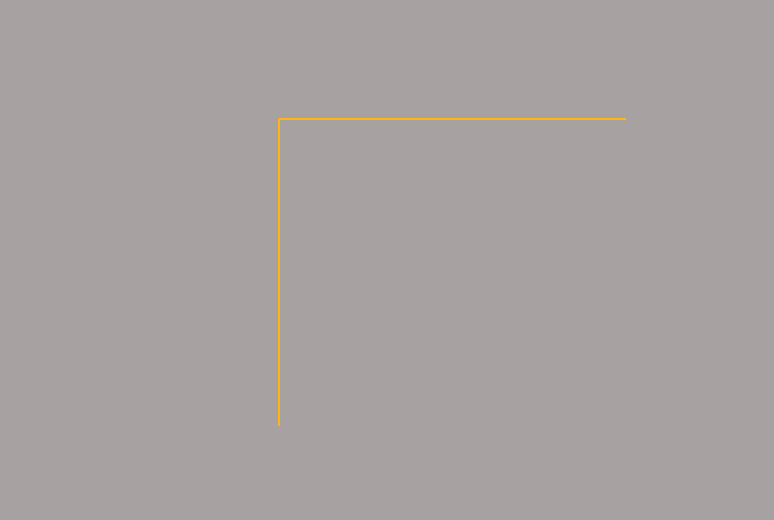
#> input picture resources/env_sdf/stadium_grass.jpg, 774 x 520 px, given in place of the camera
$ python line_follow_main.py   (older library calls are emulated)
#> lines starting #> are read from the running program, lines starting #| are printed output that depends on the picture; after the words box and inside, x2 and y2 are one past the last pixel; in counts of white or black regions, pixels touching at a corner belong together
import cv2, json, os
import numpy as np # Import the NumPy scientific computing library
os.chdir(os.path.dirname(os.path.realpath(__file__)))
from pyzbar import pyzbar
# Author: Addison Sears-Collins
# https://automaticaddison.com
# Description: A collection of methods to detect help with edge detection
with open("thresh_data.json", 'r') as f:
#> (reads src/stereo_robot/camera_utils/line_follow/thresh_data.json from the repository)
    thresh_data = json.load(f)
    thresh_HI = thresh_data['bounds_HI']
    thresh_LO = thresh_data['bounds_LO']

with open("ROI_JSON.json", 'r') as f:
#> (reads src/stereo_robot/camera_utils/line_follow/ROI_JSON.json from the repository)
    ROI_data = json.load(f)
    BL,TL,TR,BR = ROI_data['ROI_POINTS']
    ROI_POINTS = np.float32([TL,BL,BR,TR,])


def perspective_transform(frame,orig_frame_shape,roi_points,desired_roi_points):
    """
    Perform the perspective transform.
    :param: frame Current frame
    :param: plot Plot the warped image if True
    :return: Bird's eye view of the current lane
    """
    # Calculate the transformation matrix
    transformation_matrix = cv2.getPerspectiveTransform(
      roi_points, desired_roi_points)

    # Calculate the inverse transformation matrix
    inv_transformation_matrix = cv2.getPerspectiveTransform(
      desired_roi_points, roi_points)

    # Perform the transform using the transformation matrix
    warped_frame = cv2.warpPerspective(
      frame, transformation_matrix, orig_frame_shape, flags=(
     cv2.INTER_LINEAR))

#     (thresh, binary_warped) = cv2.threshold(
#       warped_frame, 127, 255, cv2.THRESH_BINARY)
#     warped_frame = binary_warped

    return warped_frame,inv_transformation_matrix

def get_line_markings(orig_frame):
    """
    Isolates lane lines.

      :param frame: The camera frame that contains the lanes we want to detect
    :return: Binary (i.e. black and white) image containing the lane lines.
    """
    hsv = cv2.cvtColor(orig_frame, cv2.COLOR_BGR2HSV)
    lower_yellow = np.array(thresh_LO)
    upper_yellow = np.array(thresh_HI)
    yellow_mask = cv2.inRange(hsv, lower_yellow, upper_yellow)
#     yellow_image = cv2.bitwise_and(image, image, mask=yellow_mask)

    # Combine the two above images

    return yellow_mask

def calculate_histogram_vert(warped_frame):
    """
    Calculate the image histogram to find peaks in white pixel count

    :param frame: The warped image
    :param plot: Create a plot if True
    """
    frame = warped_frame

    # Generate the histogram
    histogram = np.sum(frame[int(
              frame.shape[0]/2):,:], axis=0)

    return histogram

def histogram_peak(warped_frame):
    histogram = calculate_histogram_vert(warped_frame)
    x_base = np.argmax(histogram)
    return x_base

def get_lane_line_indices_sliding_windows(warped_frame,MINPIX,MARGIN):
    """
    Get the indices of the lane line pixels using the
    sliding windows technique.

    :param: plot Show plot or not
    :return: Best fit lines for the left and right lines of the current lane
    """
    no_of_windows = 20
    minpix = MINPIX #????
    # Sliding window width is +/- margin
    margin = MARGIN #???

    frame_sliding_window = warped_frame.copy()

    # Set the height of the sliding windows
    window_height = np.int(warped_frame.shape[0]/no_of_windows)

    # Find the x and y coordinates of all the nonzero
    # (i.e. white) pixels in the frame.
    nonzero = warped_frame.nonzero()
    nonzeroy = np.array(nonzero[0])
    nonzerox = np.array(nonzero[1])

    # Store the pixel indices for the left and right lane lines
    lane_inds = []

    # Current positions for pixel indices for each window,
    # which we will continue to update
    x_base= histogram_peak(warped_frame)
    x_current = x_base

    # Go through one window at a time
    confidence = 0
    for window in range(no_of_windows):

      # Identify window boundaries in x and y (and right and left)
      win_y_low = warped_frame.shape[0] - (window + 1) * window_height
      win_y_high = warped_frame.shape[0] - window * window_height
      win_x_low = x_current - margin
      win_x_high = x_current + margin
      cv2.rectangle(frame_sliding_window,(win_x_low,win_y_low),(
        win_x_high,win_y_high), (255,255,255), 2)


      # Identify the nonzero pixels in x and y within the window
      good_inds = ((nonzeroy >= win_y_low) & (nonzeroy < win_y_high) &
                          (nonzerox >= win_x_low) & (
                           nonzerox < win_x_high)).nonzero()[0]

      # Append these indices to the lists
      lane_inds.append(good_inds)

      # If you found > minpix pixels, recenter next window on mean position
      if len(good_inds) > minpix:
        x_current = np.int(np.mean(nonzerox[good_inds]))
      confidence+=len(good_inds)/minpix
    # Concatenate the arrays of indices
    lane_inds = np.concatenate(lane_inds)

    # Extract the pixel coordinates for the left and right lane lines
    x = nonzerox[lane_inds]
    y = nonzeroy[lane_inds]
    if len(y)<2:
        confidence = 0
    elif (max(y)-min(y)) == 0:
          confidence=0
    else:
        confidence/=(max(y)-min(y))
    if len(x)<3 or len(y)<3:
        return None,0
    # Fit a second order polynomial curve to the pixel coordinates for
    # the left and right lane lines
    fit = np.polyfit(y, x, 1)

    return fit, confidence
# [63 lines left out: functions get_lane_line_previous_window, overlay_lane_lines, not called in this run]

    # Combine the result with the original image


def cam_read(camera):
    ret,frame = camera.read()
    if not ret:
        raise Exception("Could not read camera. Check cables. Might need to use legacy camera drivers")
    h,w,c = frame.shape
    cut_left = frame[:,:int(w/2)]
    cut_right = frame[:,int(w/2):]

    left = cv2.resize(cut_left,(w,h))
    right=cv2.resize(cut_right,(w,h))

    return ret,left

# [29 lines left out: function get_endpoints, not called in this run]

class LineFollow:
    CONFIG = {
        'padding_percentage':0.25,
        'plot':True
        }
    def __init__(self,init_frame):
        frame = init_frame

        width,height = frame.shape[::-1][1:]
        padding = int(0.25 * width)
        DESIRED_ROI_POINTS = np.float32([
          [padding, 0], # Top-left corner
          [padding, height], # Bottom-left corner
          [width-padding, height], # Bottom-right corner
          [width-padding, 0] # Top-right corner
        ])

        self.width,self.height,self.DESIRED_ROI_POINTS = width,height,DESIRED_ROI_POINTS
        self.MARGIN = int((1/12) * width)  # Window width is +/- margin
        self.MINPIX = int((1/24) * width)


    def find_line(self,frame):
#         print("NEW READ")
        width,height,DESIRED_ROI_POINTS=self.width,self.height,self.DESIRED_ROI_POINTS
        MARGIN,MINPIX=self.MARGIN,self.MINPIX

        warped_frame,inv_mat = perspective_transform(
            frame,
            (width,height),
            ROI_POINTS,
            DESIRED_ROI_POINTS)

        lane_line_markings=get_line_markings(warped_frame)
        cv2.imshow("warped_frame",warped_frame)

        fit,confidence = get_lane_line_indices_sliding_windows(
            lane_line_markings,MINPIX,MARGIN)

        barcodeData,cv2_rectangle,cv2_putText = self.QR_scan(warped_frame)
        h,w = lane_line_markings.shape[:2]
        lane_line_markings_col = cv2.cvtColor(
                        lane_line_markings,
                        cv2.COLOR_GRAY2BGR).astype(np.float32)
        pts = (None,None)
        if (fit is not None) or (barcodeData is not None):
            warp_zero = np.zeros_like(lane_line_markings)
            shape1 = np.dstack((warp_zero, warp_zero, warp_zero))
            if fit is not None:
                ploty,fitx = get_lane_line_previous_window(
                    lane_line_markings, fit,MINPIX,MARGIN)

                shape1 = overlay_lane_lines(
                    shape1,
                    fitx,ploty)

                pts,circles,putTexts = get_endpoints(ploty,fitx,h,w)

                for circle,putText in zip(circles,putTexts):
                    cv2.putText(lane_line_markings_col,*putText)
                    cv2.circle(lane_line_markings_col,*circle)


            if barcodeData is not None:
                cv2.putText(shape1,*cv2_putText)
                cv2.rectangle(shape1,*cv2_rectangle)

            unwarped = cv2.warpPerspective(
                shape1,
                inv_mat,
                (frame.shape[1],
                 frame.shape[0])
                )
            result = cv2.addWeighted(frame, 1, unwarped, 0.3, 0)

#             print("CKP Z1")
            return True,pts,lane_line_markings_col,result,confidence,barcodeData
        else:
#             print("CKP Z2")
            return False,(None,None),lane_line_markings_col,None,0,barcodeData
    def QR_scan(self,warped_frame):
        frame = warped_frame
        barcodes = pyzbar.decode(frame)
        if len(barcodes)>0:
            for barcode in barcodes:  # don't have time to check if its indexable
                (x,y,w,h) = barcode.rect
                barcodeData = barcode.data.decode("utf-8")
                barcodeType = barcode.type
                text = "{} ({})".format(barcodeData, barcodeType)
                cv2_rectangle = ((x,y),(x+w,y+h),(0,0,255),2)
                cv2_putText = (text, (x, y - 10), cv2.FONT_HERSHEY_SIMPLEX,
                        0.5, (0, 0, 255), 2)
                return barcodeData,cv2_rectangle,cv2_putText
        else:
            return None,None,None

if __name__ == '__main__':
    cv2.namedWindow('original')
    cv2.namedWindow('lane_line_markings')
    cv2.namedWindow('result')

    cam = cv2.VideoCapture(0)
    ret,frame = cam_read(cam)
#> in cam_read, frame is the input picture: shape (520, 774, 3); mean B, G, R 160.5, 161.1, 167.3
#> in cam_read, `cut_left = frame[:,:int(w/2)]`:
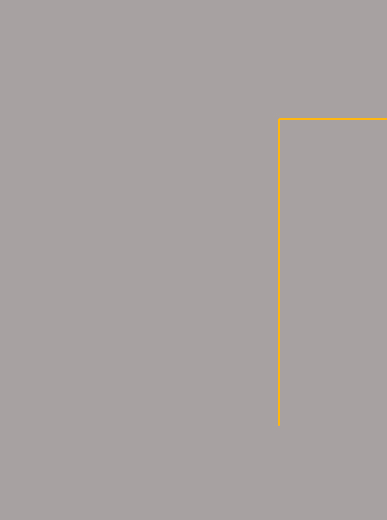
#> cut_left: shape (520, 387, 3); mean B, G, R 160.4, 161.1, 167.4
#> ret = True

    line = LineFollow(frame)

    while True:
        ret,frame = cam_read(cam)

        ret,pts,lane_line_markings,result,confidence,barcodeData = line.find_line(frame,)
#> in perspective_transform, `warped_frame = cv2.warpPerspective( frame, transformation_matrix, orig..`:
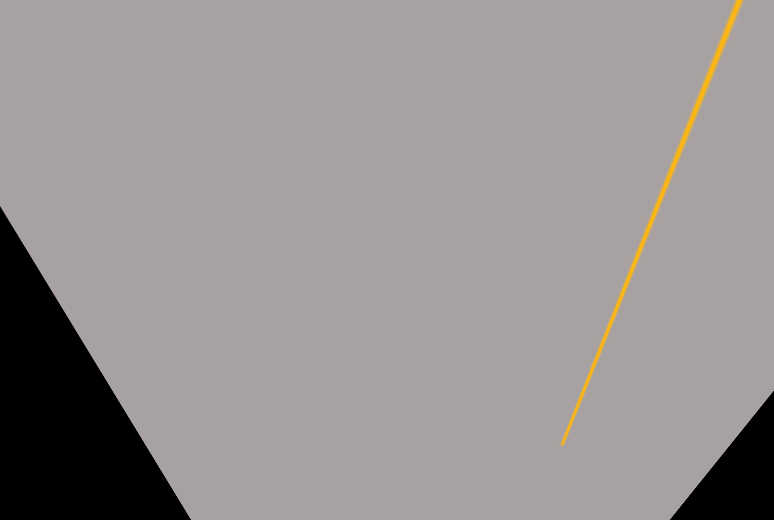
#> warped_frame: shape (520, 774, 3); mean B, G, R 145.5, 146.4, 152.2
#> in find_line, `warped_frame,inv_mat = perspective_transform( frame, (width,height), R..`: inv_mat = [[0.662, -0.402, 82.66], [0.0133, -0.24, 309.5], [3.45e-05, -0.00118, 1]]
#> in get_line_markings, `hsv = cv2.cvtColor(orig_frame, cv2.COLOR_BGR2HSV)`: hsv: shape (520, 774, 3); mean H, S, V 0.2, 9.5, 152.2
#> in get_line_markings, `yellow_mask = cv2.inRange(hsv, lower_yellow, upper_yellow)`:
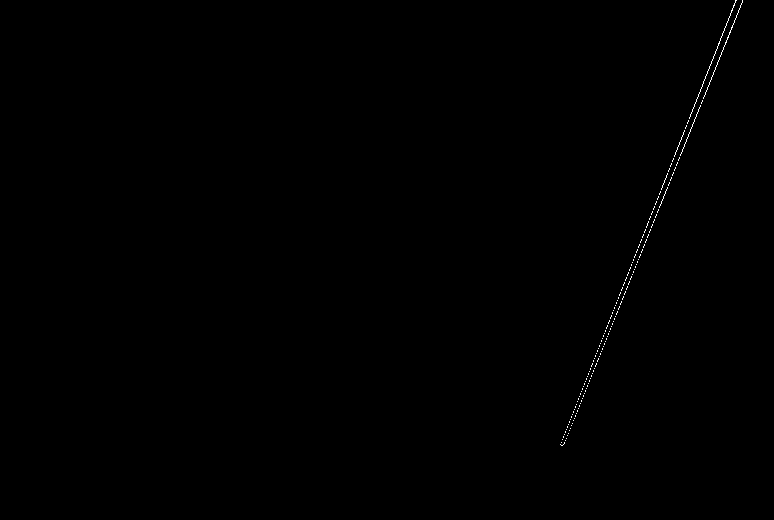
#> yellow_mask: shape (520, 774); 0.18% white in thin lines or dots, all inside (x1, y1, x2, y2) = (560, 0, 743, 446)
#> in get_lane_line_indices_sliding_windows, `nonzero = warped_frame.nonzero()`: nonzero = 726 positions, rows 0 to 445, columns 560 to 742
#> in get_lane_line_indices_sliding_windows, `nonzeroy = np.array(nonzero[0])`: nonzeroy = 726 values from 0 to 445
#> in get_lane_line_indices_sliding_windows, `nonzerox = np.array(nonzero[1])`: nonzerox = 726 values, max 742 at index 2, min 560 at index 722, mean 660.7
#> in calculate_histogram_vert, `histogram = np.sum(frame[int( frame.shape[0]/2):,:], axis=0)`: histogram = 774 values, max 1020 at index 575, min 0 at index 0, mean 78.74
#> in histogram_peak, `x_base = np.argmax(histogram)`: x_base = 575
#> the loop in get_lane_line_indices_sliding_windows, `for window in range(no_of_windows):` made 20 passes
#> (win_x_low, win_x_high, x_current, confidence) on passes 6 to 17: (511, 639, 588, 3), (524, 652, 599, 4.03), (535, 663, 609, 5.12), (545, 673, 620, 6.31), (556, 684, 629, 7.47), (565, 693, 640, 8.78), (576, 704, 650, 10.06), (586, 714, 661, 11.53), (597, 725, 671, 12.84), (607, 735, 682, 14.47), (618, 746, 692, 15.97), (628, 756, 702, 17.56)
#> (win_x_low, win_x_high, confidence) on passes 1, 2, 4, 5: (511, 639, 0), (511, 639, 0), (511, 639, 1.03), (511, 639, 1.97)
#> after the loop in get_lane_line_indices_sliding_windows, `for window in range(no_of_windows):`:
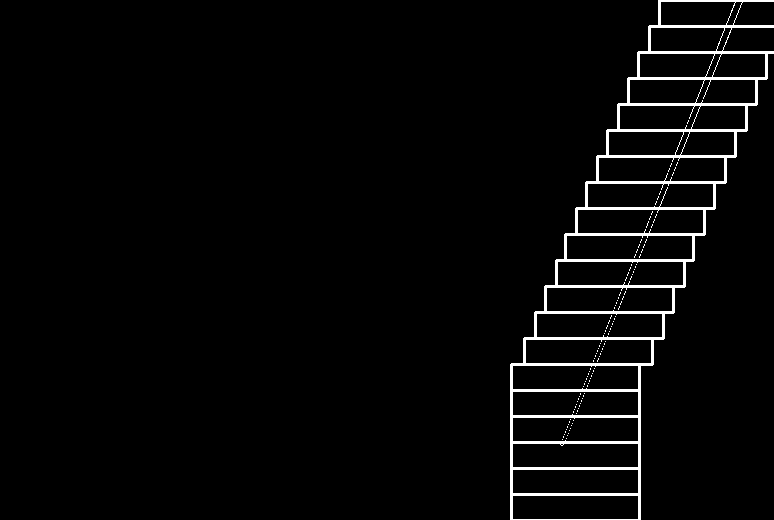
#> frame_sliding_window: shape (520, 774); 2.8% white; 123 white regions (122 under 20 px), largest, box (x1, y1, x2, y2) and area: (510, 0, 774, 520) 11180
#> after the loop in get_lane_line_indices_sliding_windows, `for window in range(no_of_windows):`: confidence = 22.69; lane_inds = 20 items
#> in get_lane_line_indices_sliding_windows, `lane_inds = np.concatenate(lane_inds)`: lane_inds = 726 values, max 725 at index 6, min 0 at index 671, mean 362.5
#> in get_lane_line_indices_sliding_windows, `x = nonzerox[lane_inds]`: x = 726 values, max 742 at index 673, min 560 at index 3, mean 660.7
#> in get_lane_line_indices_sliding_windows, `y = nonzeroy[lane_inds]`: y = 726 values, max 445 at index 5, min 0 at index 671, mean 196.2
#> in get_lane_line_indices_sliding_windows, `confidence/=(max(y)-min(y))`: confidence = 0.051
#> in get_lane_line_indices_sliding_windows, `fit = np.polyfit(y, x, 1)`: fit = [-0.399, 739]
#> in find_line, `fit,confidence = get_lane_line_indices_sliding_windows( lane_line_mark..`: confidence = 0.051
#> (the run stopped early here; a loop or call above may not have finished)
